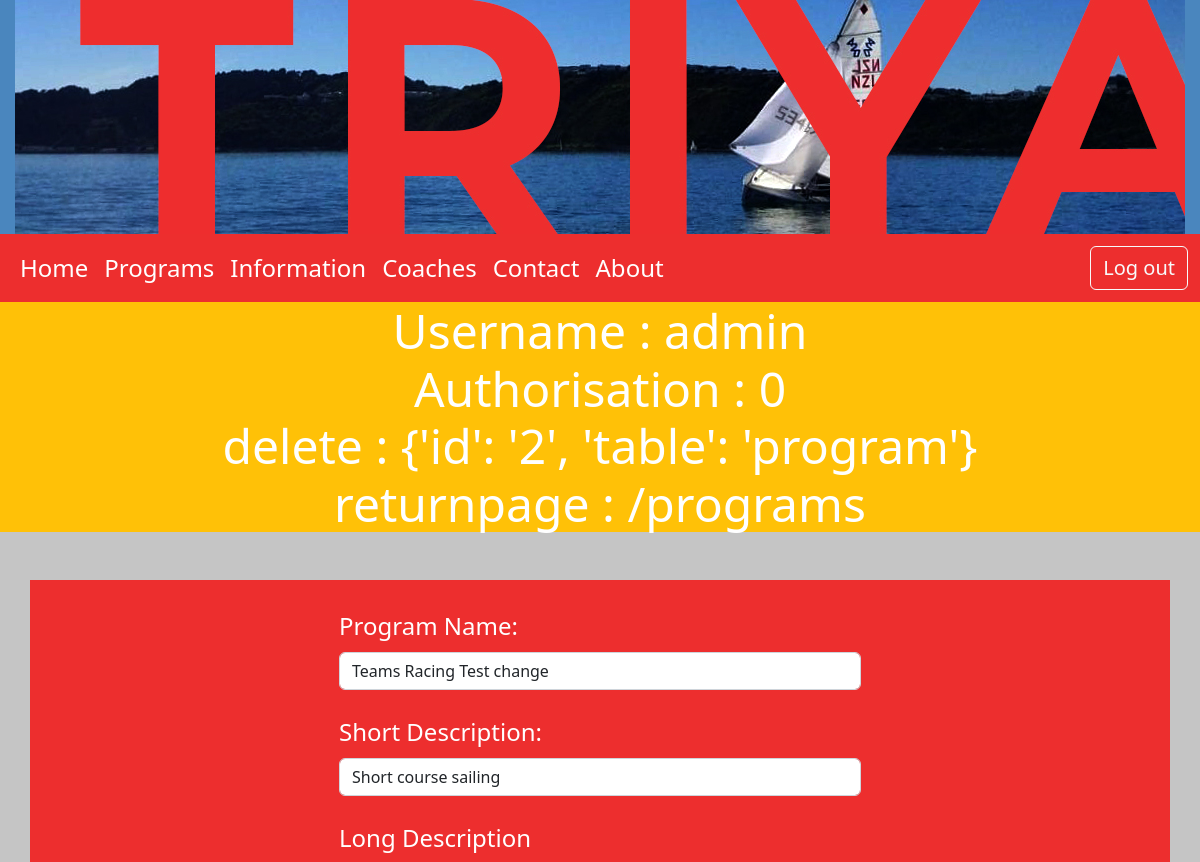
Before: /aud_program/2 (signed in, upper part) with the older database file.
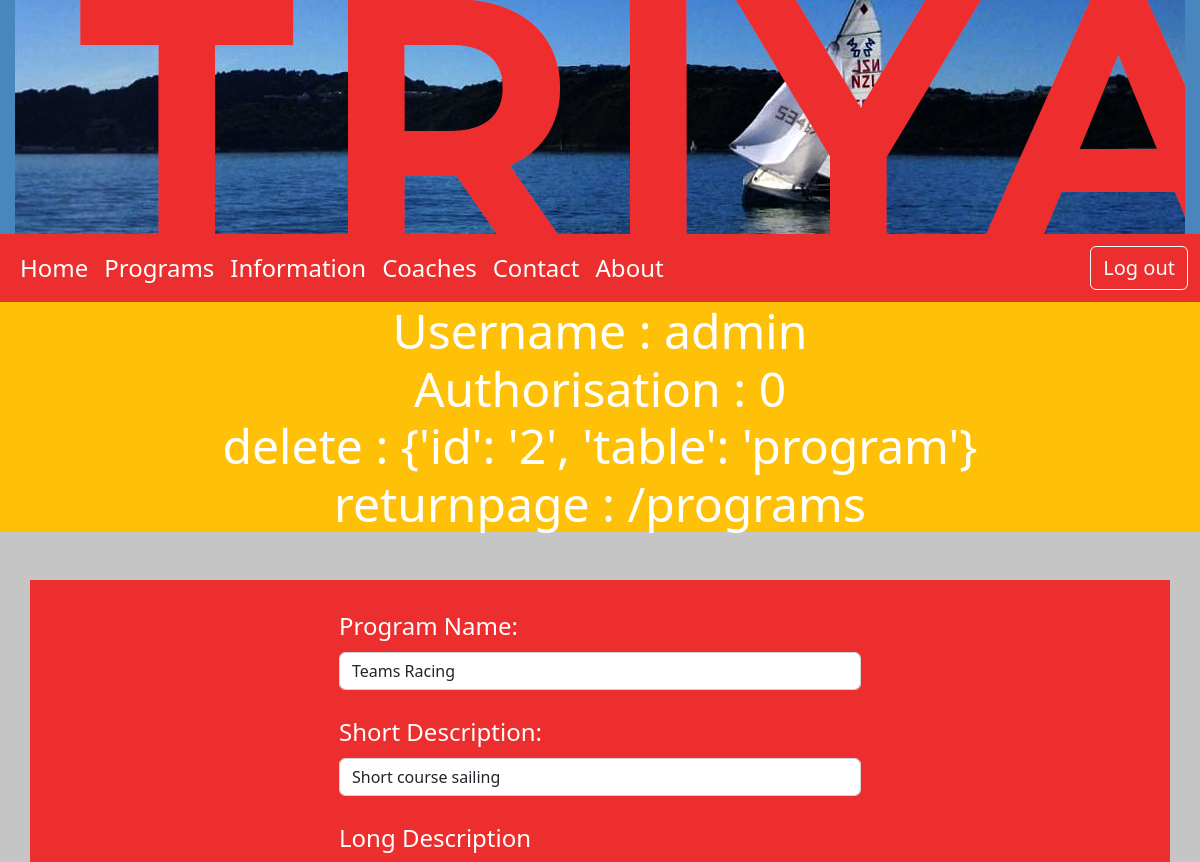
After: the same page with the newer database file.
### tables this page shows
CREATE TABLE program(
    id integer primary key autoincrement not null,
    name text not null,
    subtitle text not null,
    description text not null,
    coachingfee real not null,
    boathire real not null,
    image text not null,
    updated_at date
);

### server.py (the view, shortened to what this page needs)
@app.route("/aud_program/<id>", methods=['GET','POST'])
def aud_program(id):
    null_data = {
        "id": 0,
        "name": "New Program",
        "subtitle": "Further explanation",
        "description": "More description",
        "coachingfee": 20.00,
        "boathire": 15.00
    }
    if request.method == "GET":
        if session and session["Authorisation"] == 0:
            if id == "0":
                return render_template("aud_program.html", id=id, form_data=null_data)
            else:
                sql = """select id, name, subtitle, description, coachingfee, boathire,
                        coachingfee+boathire as 'total', image from program where id = ?;"""
                values_tuple = (id,)
                result = run_search_query_tuples(sql, values_tuple, db_path)
                print(result)
                session["delete"] = {"id": id, "table": "program"}
                session['returnpage']=url_for('programs')
                return render_template("aud_program.html", id=id, form_data=result[0])
        else:
            return render_template("error.html")

### db_functions.py (called while the page is built)
def run_search_query_tuples(sql_query,values_tuple, file_path):
    result = None
    try:
        db = sqlite3.connect(file_path)
        db.row_factory = sqlite3.Row
        cursor = db.cursor()
        cursor.execute(sql_query,values_tuple)
        result = cursor.fetchall()
        cursor.close()
    except sqlite3.Error as error:
        print("Error running search query tuples: {}".format(error))
    finally:
        if db:
            db.close()
        if result:
            return result

### templates/aud_program.html (shortened to what this page needs)
{% extends "main_template.html" %}
{% block content %}
<div class="container-lg container-bg my-5 px-5 py-1">
  <form class="w-50 mx-auto" action="{{ url_for('aud_program', id = id )}}" method="POST" enctype=multipart/form-data>
    <div class="mb-0">
      <label for="program_name" class="form-label">Program Name:</label>
      <input type="text" class="form-control" id="program_name" name="name" required value="{{form_data['name']}}">
    </div>
    <div class="mb-0">
      <label for="short_description" class="form-label">Short Description:</label>
      <input type="text" class="form-control" id="short_description" name="subtitle" required value="{{form_data['subtitle']}}">
    </div>
    <div>
      <label for="long_description" class="form-label">Long Description</label>
    </div>
  </form>
</div>
{% endblock %}

Changed rows visible on the page:
changed program "Short course sailing": name "Teams Racing Test change" → "Teams Racing"
